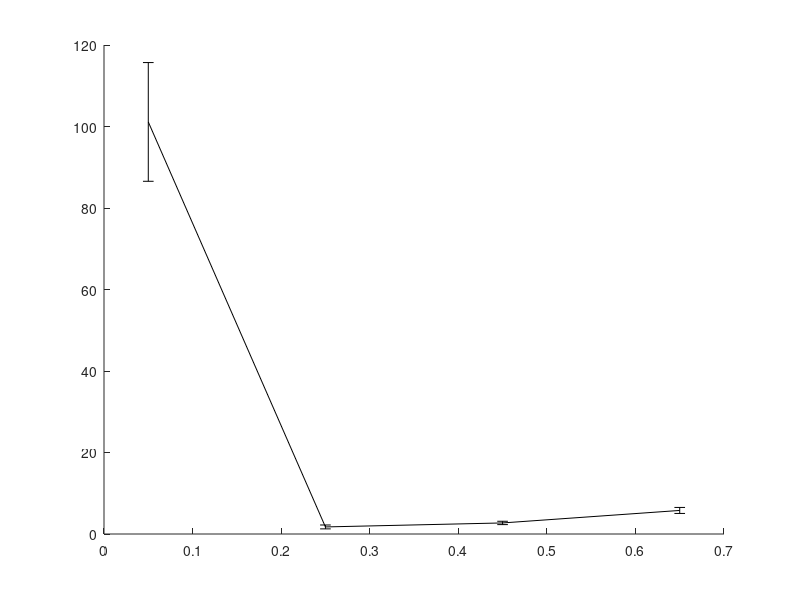

This figure's MATLAB source: (Note: this script raises an error after producing the figure.)
% Performance comparison between the RLX with different epsilon value.
% The experiment is in one scene with obstacles where the start and goal configurations
% are:
% State c_start = {0.5236, 1.74753, -1.8326, -1.4835,	1.5708,	0, 1.004278, 0.2729, 0.9486, -1.15011, 1.81001, -1.97739};
% State c_goal = {0.5236, 0.34907, 0.69813, -1.3963, 1.5708, 0, 0.7096, 1.8032, -1.7061, -1.6286, 1.9143, -2.0155}; // Robot 2 no backflip - Elbow down
% This while benchmarking the maximum step distance.
% With joint limits of the ABB robots.
% last updated: 09/25/17

clear all
clc

%%
planners = {'BiRRT','RRT','LazyRRT','SBL'};
plannerType = planners{4};
switch plannerType
    case 'BiRRT'
        D1 = load('Benchmark_BiRRT_RLX_eps1_3poles_rB.txt'); D1 = D1(D1(:,2)==1,:);
        D2 = load('Benchmark_BiRRT_RLX_eps3_3poles_rB.txt'); D2 = D2(D2(:,2)==1,:);
        D3 = load('Benchmark_BiRRT_RLX_eps5_3poles_rB.txt'); D3 = D3(D3(:,2)==1,:);
    case 'RRT'
        D1 = load('Benchmark_RRT_RLX_eps5_3poles_rB.txt'); D1 = D1(D1(:,2)==1,:);
        D2 = load('Benchmark_RRT_RLX_eps5_3poles_rB.txt'); D2 = D2(D2(:,2)==1,:);
        D3 = load('Benchmark_RRT_RLX_eps5_3poles_rB.txt'); D3 = D3(D3(:,2)==1,:);
    case 'LazyRRT'
        D1 = load('Benchmark_LazyRRT_RLX_eps5_3poles_rB.txt'); D1 = D1(D1(:,2)==1,:);
        D2 = load('Benchmark_LazyRRT_RLX_eps5_3poles_rB.txt'); D2 = D2(D2(:,2)==1,:);
        D3 = load('Benchmark_LazyRRT_RLX_eps5_3poles_rB.txt'); D3 = D3(D3(:,2)==1,:);
    case 'SBL'
        D1 = load('Benchmark_SBL_RLX_eps5_3poles_rB.txt'); D1 = D1(D1(:,2)==1,:);
        D2 = load('Benchmark_SBL_RLX_eps5_3poles_rB.txt'); D2 = D2(D2(:,2)==1,:);
        D3 = load('Benchmark_SBL_RLX_eps5_3poles_rB.txt'); D3 = D3(D3(:,2)==1,:);
end

%% 
disp(['Results for ' plannerType ':']);

%%
% RBX 0.1
rd = sort(unique(D1(:,1)));
for i = 1:length(rd)
    M = D1(D1(:,1)==rd(i), 2:end);
    td(i) = mean(M(:,3));
    td_ste(i) = std(M(:,3))/sqrt(size(M,1));
end

%%
% RBX 0.3
rg = sort(unique(D2(:,1)));
for i = 1:length(rg)
    M = D2(D2(:,1)==rg(i), 2:end);
%     disp([i-1 rg(i)  size(M,1)])
    tg(i) = mean(M(:,3));
    tg_ste(i) = std(M(:,3))/sqrt(size(M,1));
end

%%
% RBX 0.5
rb = sort(unique(D3(:,1)));
for i = 1:length(rb)
    M = D3(D3(:,1)==rb(i), 2:end);
%     disp([i-1 rg(i)  size(M,1)])
    tb(i) = mean(M(:,3));
    tb_ste(i) = std(M(:,3))/sqrt(size(M,1));
end

%%
disp(' ');
[tdmin, id] = min(td);
[tgmin, ig] = min(tg);
[tbmin, ib] = min(tb);


%%
h = figure(1);
clf
errorbar(rd,td,td_ste,'-k','linewidth',2);
hold on
errorbar(rg,tg,tg_ste,'--k','linewidth',2);
errorbar(rb,tb,tb_ste,':k','linewidth',2);
hold off
ylabel('mean runtime [msec]');
xlabel('max. local-connection distance');
legend('0.1','0.3','0.5');
% xlim([0 6]);
% xlim([min(rd) max(rd)]);

%% 
sS = rd(id);
tmin = tdmin;
D1 = D1(D1(:,1)==sS, 2:end);
verf = D1(:,1)==1;
suc = D1(:,2)==1;

D = D1;
disp('------------------------------------');
disp('RLX 0.1:');
disp(['Results of ' num2str(size(D,1)) ' queries.']);
disp(['Minimum avg. runtime is ' num2str(tmin) 'sec with d = ' num2str(sS) ]);
disp(['Percent of successful queries verified: ' num2str(sum(verf & suc)/sum(suc)*100) '%']);
disp(['Plan distance: ' num2str(D(1,2)) ]);
disp(['Avg. runtime: ' num2str(mean(D(:,3)))  ' +/- ' num2str(std(D(:,3))/sqrt(size(D,1))) ' sec ']);
disp(['Min. runtime: ' num2str(min(D(:,3))) ' msec ']);
disp(['Avg. nodes in path: ' num2str(floor(mean(D(:,9)))) ]);
disp(['Avg. nodes in trees: ' num2str(floor(mean(D(:,10)))) ]);
disp(['Avg. number of projections: ' num2str(floor(mean(D(:,4)))) ]);
disp(['Avg. local-connection time: ' num2str(mean(D(:,11)./D(:,12))*1e3)  ' +/- ' num2str(std(D(:,11)./D(:,12))/sqrt(size(D,1))*1e3) ' msec ']);
disp(['Avg. total local-connection time: ' num2str(mean(D(:,11))*1e3)  ' +/- ' num2str(std(D(:,11))/sqrt(size(D,1))*1e3) ' msec ']);
disp(['Avg. number of local connection checks: ' num2str(mean(D(:,12)))]);
disp(['Avg. collision check time: ' num2str(mean(D(:,7))*1e3) ' msec.']);
disp(['Percent of successful local connections: ' num2str(100*mean(D(:,13)./D(:,12)))]);

%%
sS = rg(ig);
tmin = tgmin;
D2 = D2(D2(:,1)==sS, 2:end);
verf = D2(:,1)==1;
suc = D2(:,2)==1;

D = D2;
disp('------------------------------------');
disp('RLX 0.3:');
disp(['Results of ' num2str(size(D,1)) ' queries.']);
disp(['Minimum avg. runtime is ' num2str(tmin) 'sec with d = ' num2str(sS) ]);
disp(['Percent of successful queries verified: ' num2str(sum(verf & suc)/sum(suc)*100) '%']);
disp(['Plan distance: ' num2str(D(1,2)) ]);
disp(['Avg. runtime: ' num2str(mean(D(:,3)))  ' +/- ' num2str(std(D(:,3))/sqrt(size(D,1))) ' sec ']);
disp(['Min. runtime: ' num2str(min(D(:,3))) ' msec ']);
disp(['Avg. nodes in path: ' num2str(floor(mean(D(:,9)))) ]);
disp(['Avg. nodes in trees: ' num2str(floor(mean(D(:,10)))) ]);
disp(['Avg. number of projections: ' num2str(floor(mean(D(:,4)))) ]);
disp(['Avg. local-connection time: ' num2str(mean(D(:,11)./D(:,12))*1e3)  ' +/- ' num2str(std(D(:,11)./D(:,12))/sqrt(size(D,1))*1e3) ' msec ']);
disp(['Avg. total local-connection time: ' num2str(mean(D(:,11))*1e3)  ' +/- ' num2str(std(D(:,11))/sqrt(size(D,1))*1e3) ' msec ']);
disp(['Avg. number of local connection checks: ' num2str(mean(D(:,12)))]);
disp(['Avg. collision check time: ' num2str(mean(D(:,7))*1e3) ' msec.']);
disp(['Percent of successful local connections: ' num2str(100*mean(D(:,13)./D(:,12)))]);

%%
sS = rb(ib);
tmin = tbmin;
D3 = D3(D3(:,1)==sS, 2:end);
verf = D3(:,1)==1;
suc = D3(:,2)==1;

D = D3;
disp('------------------------------------');
disp('RLX 0.5:');
disp(['Results of ' num2str(size(D,1)) ' queries.']);
disp(['Minimum avg. runtime is ' num2str(tmin) 'sec with d = ' num2str(sS) ]);
disp(['Percent of successful queries verified: ' num2str(sum(verf & suc)/sum(suc)*100) '%']);
disp(['Plan distance: ' num2str(D(1,2)) ]);
disp(['Avg. runtime: ' num2str(mean(D(:,3)))  ' +/- ' num2str(std(D(:,3))/sqrt(size(D,1))) ' sec ']);
disp(['Min. runtime: ' num2str(min(D(:,3))) ' msec ']);
disp(['Avg. nodes in path: ' num2str(floor(mean(D(:,9)))) ]);
disp(['Avg. nodes in trees: ' num2str(floor(mean(D(:,10)))) ]);
disp(['Avg. number of projections: ' num2str(floor(mean(D(:,4)))) ]);
disp(['Avg. local-connection time: ' num2str(mean(D(:,11)./D(:,12))*1e3)  ' +/- ' num2str(std(D(:,11)./D(:,12))/sqrt(size(D,1))*1e3) ' msec ']);
disp(['Avg. total local-connection time: ' num2str(mean(D(:,11))*1e3)  ' +/- ' num2str(std(D(:,11))/sqrt(size(D,1))*1e3) ' msec ']);
disp(['Avg. number of local connection checks: ' num2str(mean(D(:,12)))]);
disp(['Avg. collision check time: ' num2str(mean(D(:,7))*1e3) ' msec.']);
disp(['Percent of successful local connections: ' num2str(100*mean(D(:,13)./D(:,12)))]);
%%
%%
%%
% 0.1
td = D1(:,4);
maxT = max(td);
T1 = linspace(0,maxT,100);
T1 = T1(2:end);
for i = 1:length(T1)
    sd = td < T1(i);
    md(i) = mean(td(sd));
    Md(i) = 1-sum(sd)/length(td);
end
%%
% 0.3
tg = D2(:,4);
maxT = max(tg);
T2 = linspace(0,maxT,1000);
T2 = T2(2:end);
for i = 1:length(T2)
    sg = tg < T2(i);
    mg(i) = mean(tg(sg));
    Mg(i) = 1-sum(sg)/length(tg);
end

%%
% 0.5
tb = D3(:,4);
maxT = max(tg);
T3 = linspace(0,maxT,1000);
T3 = T3(2:end);
for i = 1:length(T3)
    sb = tb < T3(i);
    mb(i) = mean(tb(sb));
    Mb(i) = 1-sum(sb)/length(tb);
end


%%
h = figure(2);
clf
plot(T1,Md*100,'-k','linewidth',2);
hold on
plot(T2,Mg*100,'--k','linewidth',2);
plot(T3,Mb*100,':k','linewidth',2);
hold off
xlabel('maximum runtime [sec]');
ylabel('failure rate [%]');
legend('0.1','0.3','0.5');
xlim([0 max([T1 T2])]);
title(plannerType);
